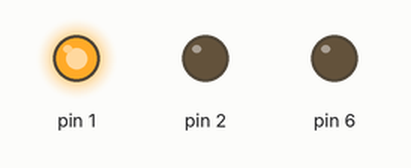
The sketch below on a simulated Arduino Mega 2560, built with avr-gcc and run on an emulated ATmega2560. On the bench: output pins drawn as LEDs (lit = HIGH).

Above: at 0.2 s.
At 0.8 s:
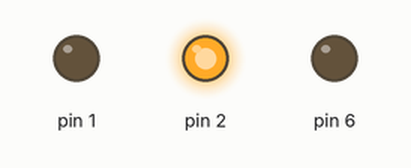
At 1.62 s:
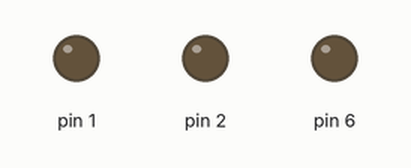
At 3.0 s:
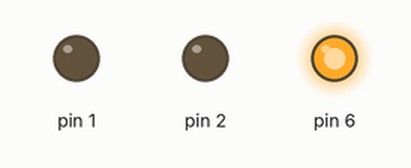
Timing chart, 0 to 3.8 s (numbered marks = the images above):
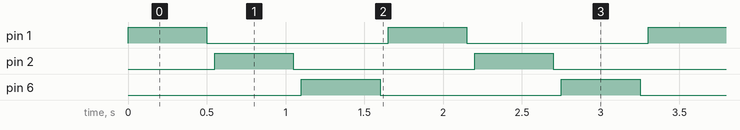

The sketch:

purpleloop.ino
```cpp
#define purple1 1
#define purple2 2
#define purple3 6
// intilization of a list to save "time"
int list[] {purple1, purple2, purple3};

// this runs at the setup
void setup() {
  Serial1.begin(115200);
  for (int element : list){
    pinMode(element, OUTPUT);
  }
}
// stuff inside this loops
void loop() {
  for(int element : list){
    light(element);
  }
}
// function for lights
void light(int x) {
  digitalWrite(x, HIGH);
  delay(500);
  digitalWrite(x, LOW);
  delay(50);
}
```

Measured:
- by itself, pin 1, pin 2, pin 6: alternates HIGH for 0.50 s and LOW for 1.2 s
- by itself, everything shown: repeats every 1.7 s, in 6 steps
